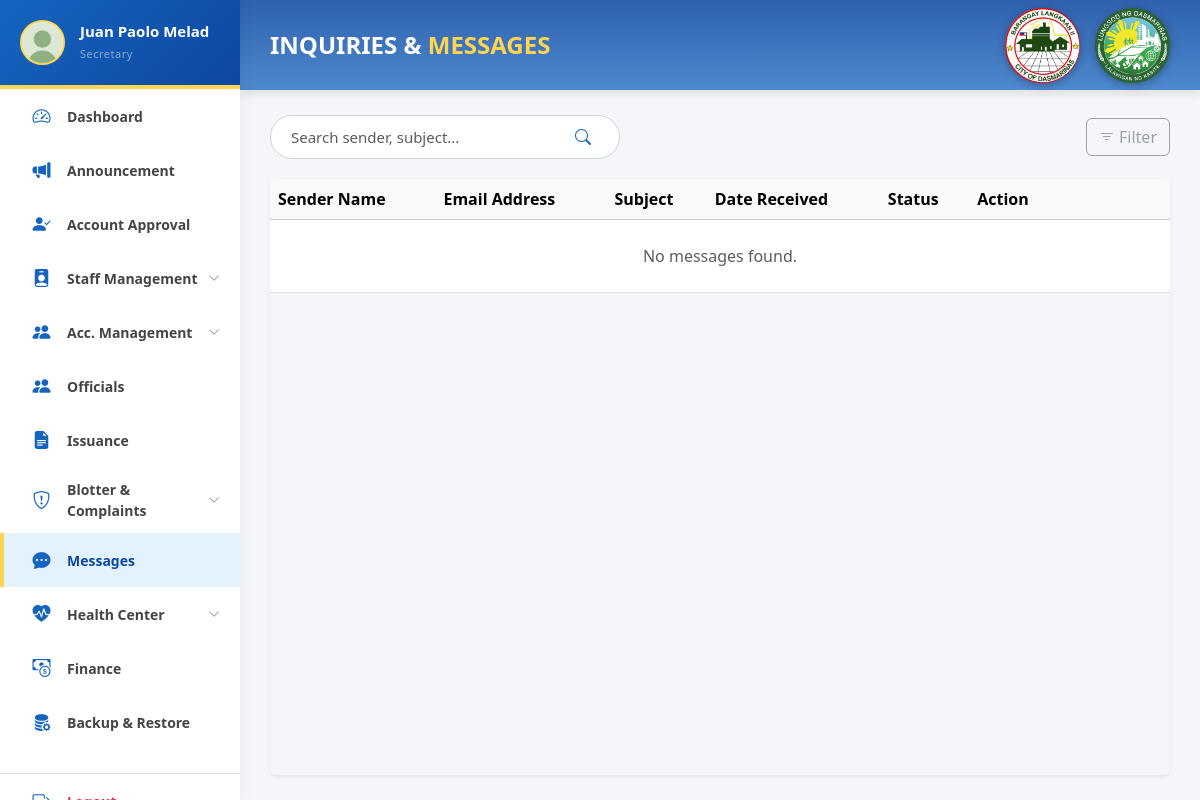
Before: /pages/admin/admin_messages.php (signed in) with the older database file.
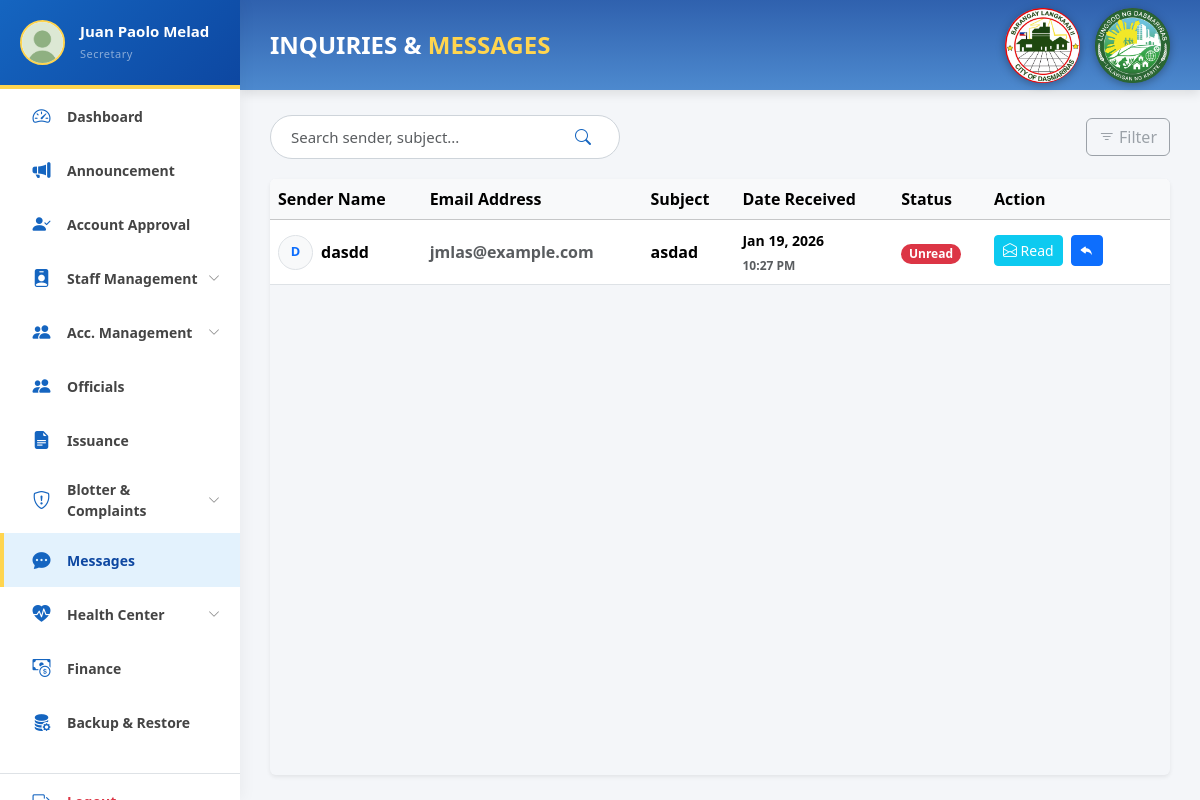
After: the same page with the newer database file.
### tables this page shows
CREATE TABLE `messages` (
  `message_id` int(11) NOT NULL,
  `sender_name` varchar(150) NOT NULL,
  `email` varchar(150) NOT NULL,
  `subject` varchar(255) NOT NULL,
  `message` text NOT NULL,
  `date_sent` datetime DEFAULT current_timestamp(),
  `status` enum('Unread','Read') DEFAULT 'Unread'
);

### pages/admin/admin_messages.php (the view, shortened to what the changed rows need)
<?php
require_once '../../backend/db_connect.php';
$params = [];
$sql = "SELECT * FROM messages WHERE 1=1";
$sql .= " ORDER BY date_sent DESC";
$stmt = $conn->prepare($sql);
$stmt->execute($params);
$messages = $stmt->fetchAll(PDO::FETCH_ASSOC);
?>
<!DOCTYPE html>
<html lang="en">
<head>
    <link href="../../css/bootstrap.min.css" rel="stylesheet">
    <link rel="stylesheet" href="https://cdn.jsdelivr.net/npm/bootstrap-icons@1.11.1/font/bootstrap-icons.css">
    <link rel="stylesheet" href="../../css/admin.css" />
    <link rel="stylesheet" href="../../css/sidebar.css" />
    <link rel="stylesheet" href="../../css/toast.css" />
</head>
<body>
    <div id="main-content">
        <div class="header">
            <h1 class="header-title">INQUIRIES & <span class="green">MESSAGES</span></h1>
        </div>
        <div class="content">
            <div class="table-responsive shadow-sm rounded">
                <table class="table table-hover align-middle mb-0 bg-white">
                    <thead class="table-light">
                        <tr>
                            <th>Sender Name</th>
                            <th>Email Address</th>
                            <th>Subject</th>
                            <th>Date Received</th>
                            <th>Status</th>
                            <th style="min-width: 150px;">Action</th>
                        </tr>
                    </thead>
                    <tbody>
                        <?php if (empty($messages)): ?>
                            <tr><td colspan="6" class="text-center text-muted py-4">No messages found.</td></tr>
                        <?php else: ?>
                            <?php foreach ($messages as $msg):
                                $data = json_encode($msg);
                                $badgeClass = ($msg['status'] == 'Unread') ? 'bg-danger' : 'bg-secondary';
                                $rowClass = ($msg['status'] == 'Unread') ? 'table-row-unread' : 'table-row-read';
                            ?>
                            <tr id="row-<?= $msg['message_id'] ?>" class="<?= $rowClass ?>">
                                <td>
                                    <div class="d-flex align-items-center">
                                        <div class="rounded-circle bg-light d-flex align-items-center justify-content-center border me-2 text-primary fw-bold"
                                             style="width: 35px; height: 35px; font-size: 0.8rem;">
                                            <?= strtoupper(substr($msg['sender_name'], 0, 1)) ?>
                                        </div>
                                        <span><?= htmlspecialchars($msg['sender_name']) ?></span>
                                    </div>
                                </td>
                                <td><a href="mailto:<?= htmlspecialchars($msg['email']) ?>" class="text-decoration-none text-muted"><?= htmlspecialchars($msg['email']) ?></a></td>
                                <td class="text-truncate" style="max-width: 200px;" title="<?= htmlspecialchars($msg['subject']) ?>">
                                    <?= htmlspecialchars($msg['subject']) ?>
                                </td>
                                <td>
                                    <small><?= date("M d, Y", strtotime($msg['date_sent'])) ?></small> <br>
                                    <small class="text-muted" style="font-size: 0.75rem;"><?= date("h:i A", strtotime($msg['date_sent'])) ?></small>
                                </td>
                                <td id="badge-cell-<?= $msg['message_id'] ?>">
                                    <span class="badge rounded-pill <?= $badgeClass ?>"><?= $msg['status'] ?></span>
                                </td>
                                <td>
                                    <button class="btn btn-sm btn-info text-white mb-1 me-1"
                                            onclick='openMessageModal(<?= $data ?>)'
                                            title="Read Message">
                                        <i class="bi bi-envelope-open"></i> Read
                                    </button>
                                    <a href="mailto:<?= htmlspecialchars($msg['email']) ?>?subject=Re: <?= urlencode($msg['subject']) ?>"
                                       class="btn btn-sm btn-primary mb-1"
                                       title="Reply via Email">
                                        <i class="bi bi-reply-fill"></i>
                                    </a>
                                </td>
                            </tr>
                            <?php endforeach; ?>
                        <?php endif; ?>
                    </tbody>
                </table>
            </div>
        </div>
    </div>
</body>
</html>

Changed rows visible on the page:
added messages: sender_name "D", sender_name "dasdd", email "jmlas@example.com", subject "asdad", date_sent "Jan 19, 2026", date_sent "10:27 PM", status "Unread"
Other visible differences:
text no longer shown: "No messages found."
